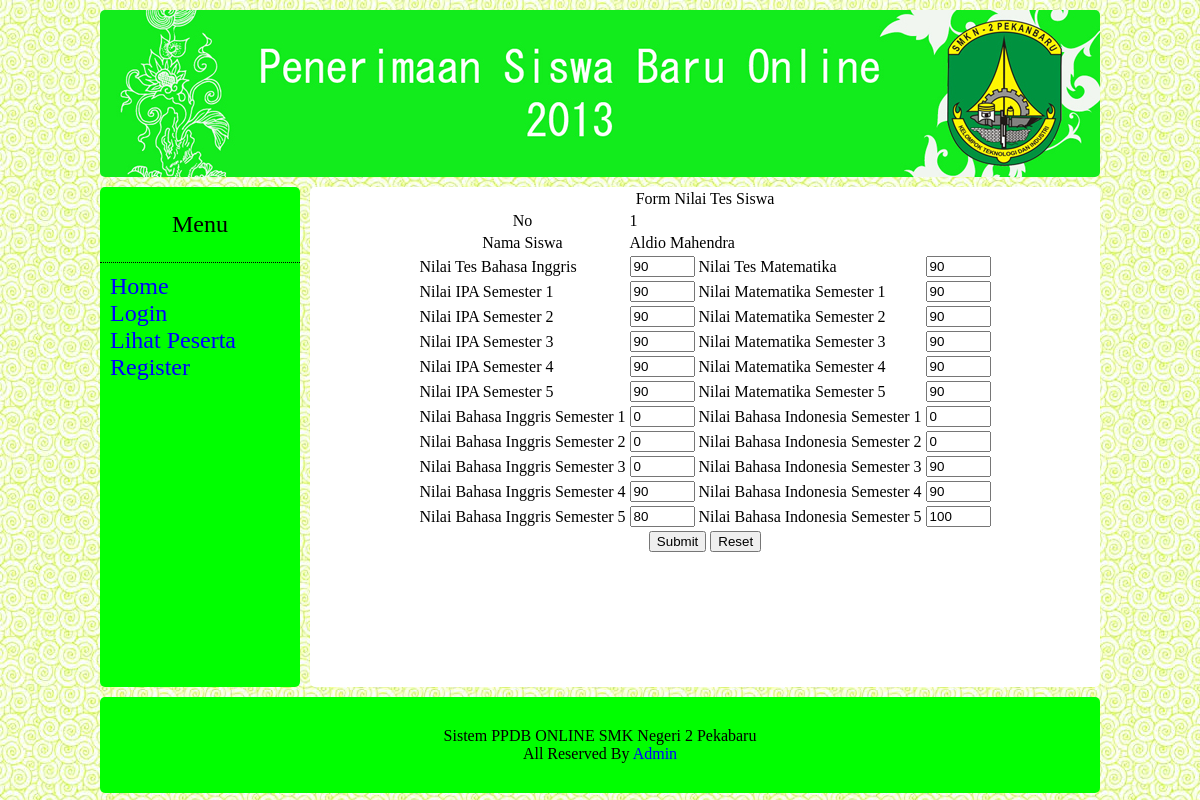
The app's page /update_nilai_tes.php?no=1 with its own data.
### tables this page shows
CREATE TABLE IF NOT EXISTS `ntes` (
  `no` int(11) NOT NULL,
  `nama_lengkap` varchar(35) NOT NULL,
  `ntes_ing` int(11) NOT NULL,
  `ntes_mtk` int(11) NOT NULL,
  `nipa1` int(11) NOT NULL,
  `nipa2` int(11) NOT NULL,
  `nipa3` int(11) NOT NULL,
  `nipa4` int(11) NOT NULL,
  `nipa5` int(11) NOT NULL,
  `ning1` int(11) NOT NULL,
  `ning2` int(11) NOT NULL,
  `ning3` int(11) NOT NULL,
  `ning4` int(11) NOT NULL,
  `ning5` int(11) NOT NULL,
  `nindo1` int(11) NOT NULL,
  `nindo2` int(11) NOT NULL,
  `nindo3` int(11) NOT NULL,
  `nindo4` int(11) NOT NULL,
  `nindo5` int(11) NOT NULL,
  `nmtk1` int(11) NOT NULL,
  `nmtk2` int(11) NOT NULL,
  `nmtk3` int(11) NOT NULL,
  `nmtk4` int(11) NOT NULL,
  `nmtk5` int(11) NOT NULL,
  `rata` int(11) NOT NULL,
  PRIMARY KEY (`no`)
);

### update_nilai_tes.php (the view, shortened to what this page needs)
<!DOCTYPE html PUBLIC "-//W3C//DTD XHTML 1.0 Transitional//EN" "http://www.w3.org/TR/xhtml1/DTD/xhtml1-transitional.dtd">
<html xmlns="http://www.w3.org/1999/xhtml">
<head>
<link href="style.css" rel="stylesheet" type="text/css" />
</head>
<body bgcolor="#0066FF">
<center>
<div id="site">
	<div id="header">
	  <img src="image/header_ppdb.jpg"/>
	</div>
	<div id="menu" align="left">
	  <p align="center">Menu</p>
      <ul>
      <li><a href="#">Home</a></li>
      <li><a href="login_peserta.php">Login</a></li>
      <li><a href="data2.php">Lihat Peserta</a></li>
	  <li><a href="daftar.php">Register</a></li>
      </ul>
	</div>
    <div id="main">
<?php
$no=$_GET['no'];
$query=mysql_query("select * from ntes where no='$no'");
while($row=mysql_fetch_array($query)){
?>
<form action="do_update_nilai_tes.php?no=<?php echo $no;?>" method="post">
<table border="0" align="center">
<tr><td colspan="5" align="center">Form Nilai Tes Siswa</tr>
<tr>
<td align="center">No</td>
<td colspan="3">
<input type="hidden" name="no" maxlength="15" size="35" value="<?php echo $row['no'];?>"><?php echo $row['no'];?></td>
</tr>
<tr>
<td align="center">Nama Siswa</td>
<td colspan="3">
<input type="hidden" name="namalp" maxlength="15" size="35" value="<?php echo $row['nama_lengkap'];?>"><?php echo $row['nama_lengkap'];?></td>
</tr>
<tr>
<td>Nilai Tes Bahasa Inggris</td>
  <td><input type="text" name="ntes_ing" maxlength="15" size="5" value="<?php echo $row['ntes_ing'];?>"></td>
  <td>Nilai Tes Matematika</td>
  <td><input type="text" name="ntes_mtk" maxlength="15" size="5" value="<?php echo $row['ntes_mtk'];?>"></td>
</tr>
<tr>
<td>Nilai IPA Semester 1</td>
  <td><input type="text" name="nipa1" maxlength="15" size="5" value="<?php echo $row['nipa1'];?>"></td>
<td>Nilai Matematika Semester 1</td>
  <td><input type="text" name="nmtk1" maxlength="15" size="5" value="<?php echo $row['nmtk1'];?>"></td>
</tr>
<tr>
<td>Nilai IPA Semester 2</td>
  <td><input type="text" name="nipa2" maxlength="15" size="5" value="<?php echo $row['nipa2'];?>"></td>
<td>Nilai Matematika Semester 2</td>
  <td><input type="text" name="nmtk2" maxlength="15" size="5" value="<?php echo $row['nmtk2'];?>"></td>
</tr>
<tr>
<td>Nilai IPA Semester 3</td>
  <td><input type="text" name="nipa3" maxlength="15" size="5" value="<?php echo $row['nipa3'];?>"></td>
  <td>Nilai Matematika Semester 3</td>
  <td><input type="text" name="nmtk3" maxlength="15" size="5" value="<?php echo $row['nmtk3'];?>"></td>
</tr>
<tr>
<td>Nilai IPA Semester 4</td>
  <td><input type="text" name="nipa4" maxlength="15" size="5" value="<?php echo $row['nipa4'];?>"></td>
  <td>Nilai Matematika Semester 4</td>
  <td><input type="text" name="nmtk4" maxlength="15" size="5" value="<?php echo $row['nmtk4'];?>"></td>
</tr>
<tr>
<td>Nilai IPA Semester 5</td>
  <td><input type="text" name="nipa5" maxlength="15" size="5" value="<?php echo $row['nipa5'];?>"></td>
  <td>Nilai Matematika Semester 5</td>
  <td><input type="text" name="nmtk5" maxlength="15" size="5" value="<?php echo $row['nmtk5'];?>"></td>
</tr>
<tr>
<td>Nilai Bahasa Inggris Semester 1</td>
  <td><input type="text" name="ning1" maxlength="15" size="5" value="<?php echo $row['ning1'];?>"></td>
  <td>Nilai Bahasa Indonesia Semester 1</td>
  <td><input type="text" name="nindo1" maxlength="15" size="5" value="<?php echo $row['nindo1'];?>"></td>
</tr>
<tr>
<td>Nilai Bahasa Inggris Semester 2</td>
  <td><input type="text" name="ning2" maxlength="15" size="5" value="<?php echo $row['ning2'];?>"></td>
  <td>Nilai Bahasa Indonesia Semester 2</td>
  <td><input type="text" name="nindo2" maxlength="15" size="5" value="<?php echo $row['nindo2'];?>"></td>
</tr>
<tr>
<td>Nilai Bahasa Inggris Semester 3</td>
  <td><input type="text" name="ning3" maxlength="15" size="5" value="<?php echo $row['ning3'];?>"></td>
  <td>Nilai Bahasa Indonesia Semester 3</td>
  <td><input type="text" name="nindo3" maxlength="15" size="5" value="<?php echo $row['nindo3'];?>"></td>
</tr>
<tr>
<td>Nilai Bahasa Inggris Semester 4</td>
  <td><input type="text" name="ning4" maxlength="15" size="5" value="<?php echo $row['ning4'];?>"></td>
  <td>Nilai Bahasa Indonesia Semester 4</td>
  <td><input type="text" name="nindo4" maxlength="15" size="5" value="<?php echo $row['nindo4'];?>"></td>
</tr>
<td>Nilai Bahasa Inggris Semester 5</td>
  <td><input type="text" name="ning5" maxlength="15" size="5" value="<?php echo $row['ning5'];?>"></td>
  <td>Nilai Bahasa Indonesia Semester 5</td>
  <td><input type="text" name="nindo5" maxlength="15" size="5" value="<?php echo $row['nindo5'];?>"></td>
<tr>
<td colspan="5" align="center"><input type="submit" name="submit" value="Submit">&nbsp;<input type="reset" name="reset" value="Reset"></td>
</tr>
</table>
</form>
<?php
}
?>
    </div>
    <div id="footer">
    Sistem PPDB ONLINE SMK Negeri 2 Pekabaru<br>
    All Reserved By <a href="login.php">Admin</a>
    </div>
</div>
</center>
</body>
</html>

### style.css (style rules this page uses)
body { background:url(image/3.jpg); }
#site { float:inherit; width:1000px; font-family:"Palatino Linotype","tahoma"; }
#header { float:inherit; margin-top:30px; width:auto; margin-bottom:10px; margin-top:10px; border-radius:5px; -moz-border-radius:5px; overflow:hidden; }
#menu { background-color:#0F0; height:500px; width:200px; float:left; border-radius:5px; -moz-border-radius:5px; margin-bottom:10px; font-family:"Palatino Linotype","tahoma"; font-size:24px; }
#footer { background-color:#0F0; float:none; width:940px; clear:both; border-radius:5px; -moz-border-radius:5px; padding:30px; fixed; }
#main { width:790px; background-color:#FFF; height:500px; float:left; margin-left:10px; border-radius:5px; -moz-border-radius:5px; overflow:scroll; }
#menu ul { list-style-type:none; margin:0px; padding:10px; border-top-style:dotted; border-top-width:thin; }
a:link { color:blue; text-decoration:none; }

### records on screen
ntes: no "1", nama_lengkap "Aldio Mahendra", ntes_ing "90", ntes_mtk "90", nipa1 "90", nmtk1 "90", nipa2 "90", nmtk2 "90", nipa3 "90", nmtk3 "90", nipa4 "90", nmtk4 "90", nipa5 "90", nmtk5 "90", ning1 "0", nindo1 "0", ning2 "0", nindo2 "0", ning3 "0", nindo3 "90", ning4 "90", nindo4 "90", ning5 "80", nindo5 "100"
